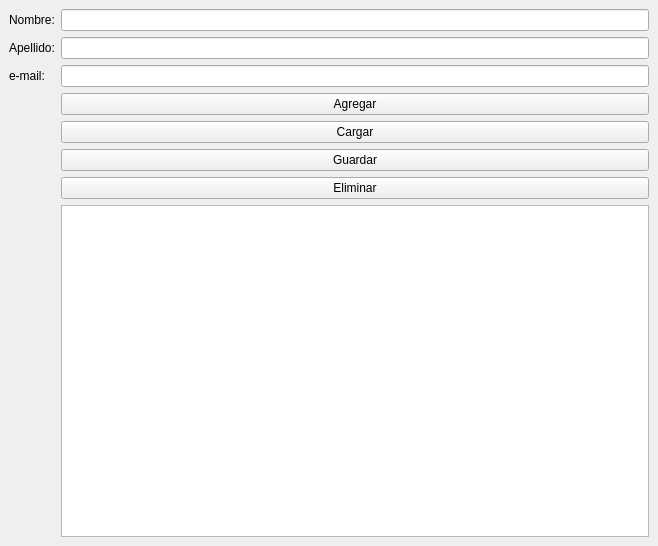
<?xml version="1.0" encoding="UTF-8"?>
<ui version="4.0">
 <class>MainWindow</class>
 <widget class="QMainWindow" name="MainWindow">
  <property name="geometry">
   <rect>
    <x>0</x>
    <y>0</y>
    <width>658</width>
    <height>546</height>
   </rect>
  </property>
  <property name="windowTitle">
   <string>MainWindow</string>
  </property>
  <widget class="QWidget" name="centralwidget">
   <layout class="QHBoxLayout" name="horizontalLayout">
    <item>
     <layout class="QFormLayout" name="formLayout">
      <item row="1" column="0">
       <widget class="QLabel" name="label">
        <property name="text">
         <string>Nombre:</string>
        </property>
       </widget>
      </item>
      <item row="1" column="1">
       <widget class="QLineEdit" name="nombre"/>
      </item>
      <item row="2" column="0">
       <widget class="QLabel" name="label_2">
        <property name="text">
         <string>Apellido:</string>
        </property>
       </widget>
      </item>
      <item row="2" column="1">
       <widget class="QLineEdit" name="apellido"/>
      </item>
      <item row="3" column="0">
       <widget class="QLabel" name="label_3">
        <property name="text">
         <string>e-mail:</string>
        </property>
       </widget>
      </item>
      <item row="3" column="1">
       <widget class="QLineEdit" name="email"/>
      </item>
      <item row="4" column="1">
       <widget class="QPushButton" name="agregar">
        <property name="text">
         <string>Agregar</string>
        </property>
       </widget>
      </item>
      <item row="5" column="1">
       <widget class="QPushButton" name="cargar">
        <property name="text">
         <string>Cargar</string>
        </property>
       </widget>
      </item>
      <item row="6" column="1">
       <widget class="QPushButton" name="guardar">
        <property name="text">
         <string>Guardar</string>
        </property>
       </widget>
      </item>
      <item row="7" column="1">
       <widget class="QPushButton" name="eliminar">
        <property name="text">
         <string>Eliminar</string>
        </property>
       </widget>
      </item>
      <item row="8" column="1">
       <widget class="QTableWidget" name="tabla"/>
      </item>
     </layout>
    </item>
   </layout>
  </widget>
 </widget>
 <resources/>
 <connections/>
</ui>
